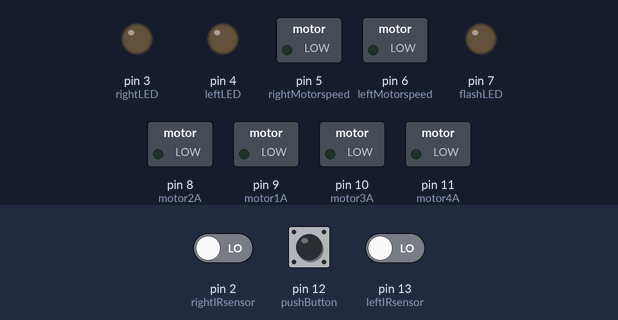
This sketch was run on a simulated Arduino Uno, built with avr-gcc and run on an emulated ATmega328P. On the bench: switched loads named in the sketch (green lamp = pin HIGH), output pins drawn as LEDs (lit = HIGH). Dashed ring = blinking. Inputs (shaded band) come from the test bench; at power-on: pin 12 (pushButton) LOW, pin 2 (rightIRsensor) LOW, pin 13 (leftIRsensor) LOW.

Above: at 1.2 s.
1.3 s: pin 12 (pushButton) pulled HIGH for 0.15 s
At 1.54 s:
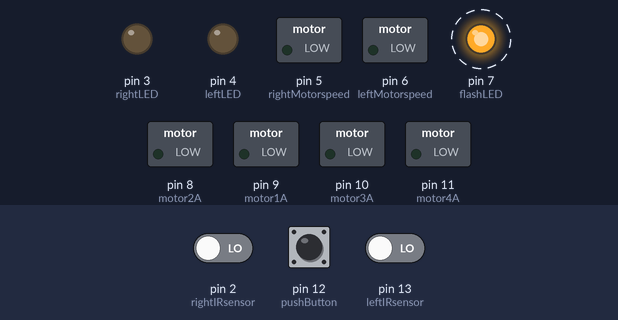
4.3 s: pin 2 (rightIRsensor) driven HIGH
At 5.2 s:
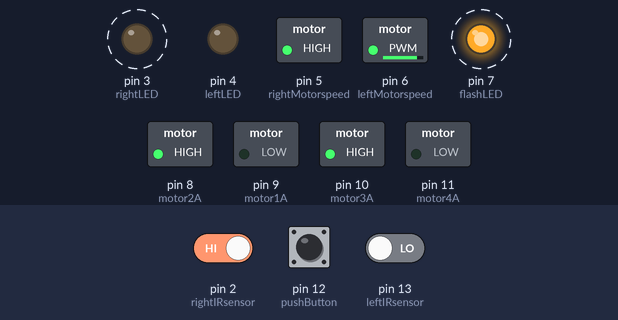
7.3 s: pin 13 (leftIRsensor) driven HIGH
At 7.55 s:
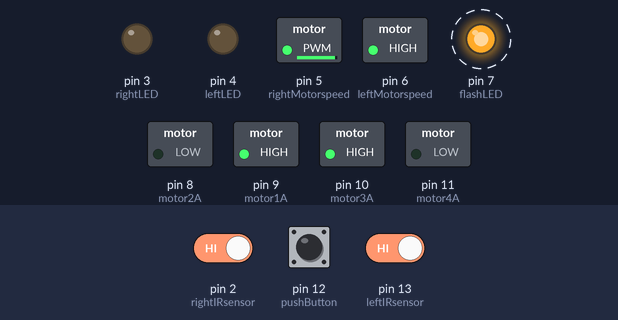
10.3 s: pin 12 (pushButton) pulled HIGH for 1 s
At 11.6 s:
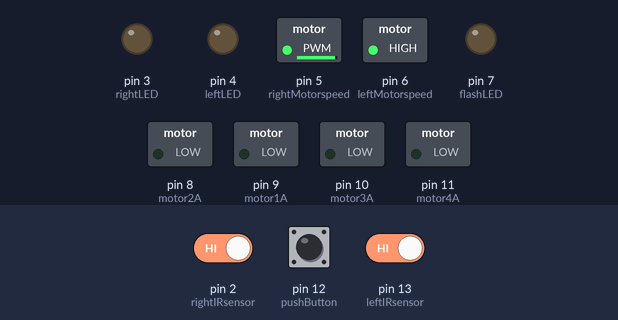
12.8 s: pin 12 (pushButton) pulled HIGH for 3.2 s
At 13.04 s:
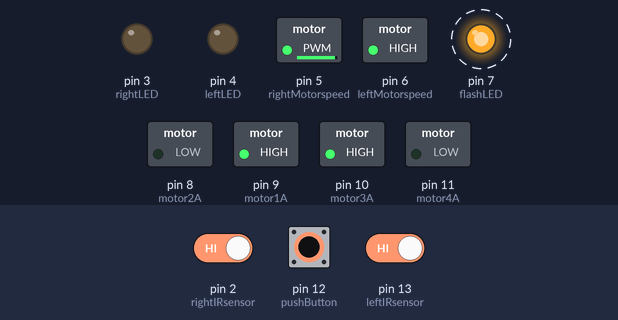
17.5 s: pin 2 (rightIRsensor) driven LOW
At 18.5 s:
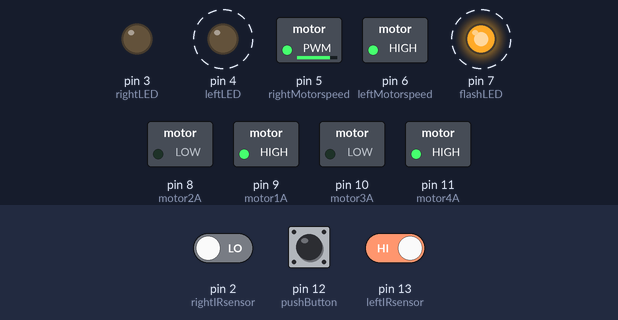
Timing chart, 0 to 21.5 s (numbered marks = the images above; inputs shaded):
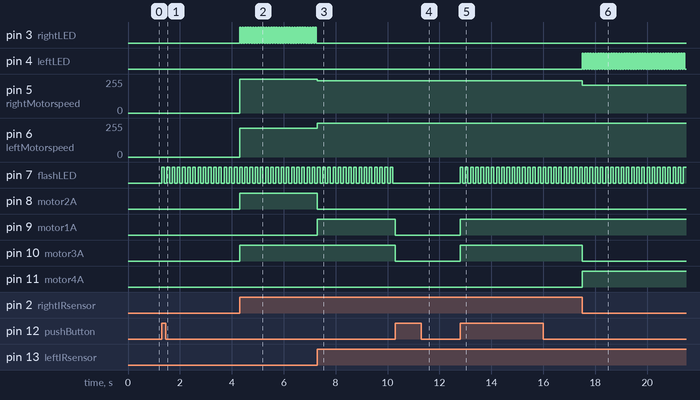

Measured:
- after the input at 1.3 s, pin 7 (flashLED): alternates HIGH for 0.10 s and LOW for 0.10 s, starting at once
- after the input at 4.3 s, pin 3 (rightLED): alternates HIGH for 0.05 s and LOW for 0.05 s, starting at once; pin 5 (rightMotorspeed): 0/255 → 255/255 at once; pin 6 (leftMotorspeed): 0/255 → 215/255 at once; pin 8 (motor2A), pin 10 (motor3A): LOW → HIGH at once
- after the input at 7.3 s, pin 3 (rightLED): stops changing and stays LOW; pin 5 (rightMotorspeed): 255/255 → 241/255 at once; pin 6 (leftMotorspeed): 215/255 → 255/255 at once; pin 8 (motor2A): HIGH → LOW at once; pin 9 (motor1A): LOW → HIGH at once
- after the input at 10.3 s, pin 7 (flashLED): stops changing and stays LOW; pin 9 (motor1A), pin 10 (motor3A): HIGH → LOW at once
- after the input at 12.8 s, pin 7 (flashLED): alternates HIGH for 0.10 s and LOW for 0.10 s, starting at once; pin 9 (motor1A), pin 10 (motor3A): LOW → HIGH at once
- after the input at 17.5 s, pin 4 (leftLED): alternates HIGH for 0.05 s and LOW for 0.05 s, starting at once; pin 5 (rightMotorspeed): 241/255 → 210/255 at once; pin 10 (motor3A): HIGH → LOW at once; pin 11 (motor4A): LOW → HIGH at once

The sketch:

Line_Following_Robot.ino
```cpp
/* Author: Sathu. K and Thanushkanth. S
 * Teacher: Mr. Rai
 * Date: January 24th, 2023
 *
 * Description: This program will allow the robot to follow the black line using the ir sensors as input and based of those
 * values the 2 DC motors will rotate in a certain direction and speed by the H bridge to stay on the black line to successfully
 * complete a lap around the track in the most time effiecnt way. There are constant blinking lights and blinking lights when
 * turning. The push button acts as a start top switch for the robot.
 */


// initialize variable for middle blue LED as an integer, which is connected to pin 7 on the circuit
const int flashLED = 7;

// initialize variable for right LED as an integer, which is connected to pin 3 on the circuit
const int rightLED = 3;

// initialize variable for left LED as an integer, which is connected to pin 4 on the circuit
const int leftLED =4;

// Initialize variable to set the left led state in a off position
int stateLeftLED = LOW;

// Initialize variable to set the right led state in a off position
int stateRightLED = LOW;

// Initialize variable to set the middle blue led state in a off position
int stateFlashLED = LOW;

// A variable that hold time are unsigned long as it will be too big to store in the int function

unsigned long flashLastMillis = 0; // will store the last time middle blue LED state was updated
unsigned long rightLastMillis = 0; // will store the last time right LED state was updated
unsigned long leftLastMillis = 0; // will store the last time left LED state was updated

// 100ms interval in which the middle bllue LED will blink at
const long flashInterval = 100;

// 50ms interval in which the the left and right led will blink at
const long turnInterval = 50;

// initialize variable for the push button as an integer, which is connected to pin 12 on the circuit
const int pushButton   = 12;

// initialize variable for motor1A as an integer, which is connected to pin 9 on the circuit
const int motor1A      = 9;
// initialize variable for motor2A as an integer, which is connected to pin 8 on the circuit
const int motor2A      = 8;
// initialize variable for motor3A as an integer, which is connected to pin 10 on the circuit
const int motor3A      = 10;
// initialize variable for motor4A as an integer, which is connected to pin 11 on the circuit
const int motor4A      = 11;

// These lines define and initialize constants for the speed of the left and right motors.
const int leftMotorspeed = 6;
const int rightMotorspeed = 5;

// These lines define constants for the pins connected to the left and right IR sensors. These sensors are used to detect the line.
const int leftIRsensor  = 13;
const int rightIRsensor = 2;

//These lines define variables for the speed of the right and left motors.
//These variables can be adjusted to control the speed of the robot.

int rightWheelSpeed = 241; // Controlled by the right enable pin
int leftWheelSpeed = 255; // Controlled by the left enable pin

// define variables for the speed of the left and right wheels when the robot is turning.
int leftTurningSpeed = 255; // Controlled by the left enable pin
int rightTurningSpeed = 255; // Controlled by the right enable pin

// define variables for the speed of the left and right wheels when the robot is moving in backward direction.
int leftBackwardSpeed = 215;
int rightBackwardSpeed = 210;

int pushbuttoncounter = 0; //Creates a variable to keep count of button presses
int stateofbutton =  0; //Creates a variable to see the current state of the button
int previousButtonState = 0; //Creates a varaible to see the previous state of the button


void setup() {

// The flashLED, rightLED and leftLED pins are set as OUTPUT, which allows the robot to
// control the state of these LEDs.
pinMode(flashLED, OUTPUT);
pinMode(rightLED, OUTPUT);
pinMode(leftLED, OUTPUT);


// The motor1A, motor2A, motor3A and motor4A pins are set as OUTPUT,
// which allows the robot to control the speed and direction of the motors.
pinMode(motor1A, OUTPUT);
pinMode(motor2A, OUTPUT);
pinMode(motor3A, OUTPUT);
pinMode(motor4A, OUTPUT);


// The pushButton pin is set as INPUT, which allows the robot to read the state of the push button.
pinMode(pushButton, INPUT);

// The leftIRsensor and rightIRsensor pins are set as INPUT, which allows the robot to read the state of the IR sensors.
pinMode(leftIRsensor, INPUT);
pinMode(rightIRsensor, INPUT);

}

void loop() {

stateofbutton = digitalRead(pushButton); //Updates the variable to read pushbutton


  if (stateofbutton != previousButtonState) { //If the current state of the button does not equal to the previous state of the button,
                                              //which in short means if the button has been pressed, it will do the code below. Else, it
                                              //it will do nothing and continue to line 130 and below.

    if (stateofbutton == 1) { //If the state of the button equals to 1, it will do the code below
      pushbuttoncounter++; //increases the push button counter by 1

    }

    else {     //Else if the state of button does not equal to 1, meaning 0, it will do the code below (nothing).

      // Doesn't add anything (you can remove this else statement but its just for understanding).

    }

  }

  previousButtonState = stateofbutton; //saves the recent state of the button as the last state
                                       //the next time the loop runs

 /*If pushbuttoncounter value divided by 2 gives us a REMAINDER VALUE that does equal to 0, robot
    will stay off, doing nothing and than looping back. If anything else, meaning remainder value does
    not equal to 0, robot will follow the code below the else statement. */

  if (pushbuttoncounter % 2 == 0) {

    // The Led on the left,right and flash LED will be set to low
      digitalWrite(leftLED,LOW);
      digitalWrite(rightLED,LOW);
      digitalWrite(flashLED,LOW);

// All motors will be set in a low postion to make the robot stop
      digitalWrite(motor1A,LOW);
      digitalWrite(motor2A,LOW);
      digitalWrite(motor3A,LOW);
      digitalWrite(motor4A,LOW);

  }


  else {

// The first two lines read the state of the left and right IR sensors and store the values
// in the variables "leftsensorValue" and "rightsensorValue" respectively.
    int leftsensorValue = digitalRead(leftIRsensor);
    int rightsensorValue = digitalRead(rightIRsensor);

// initializes a variable "flashRecentMillis" to store the current value of the millis() function.
   unsigned long flashRecentMillis = millis();

// The following block of code is a conditional statement that checks if the time elapsed since the
// last execution of this block is greater than or equal to the value of the "flashInterval" variable.

  if (flashRecentMillis - flashLastMillis >= flashInterval){

// If the condition is true, the "flashLastMillis" variable is updated to the current value of millis().
    flashLastMillis = flashRecentMillis;

// The next conditional statement checks the current state of the flash LED, if it's LOW,
// it sets it to HIGH otherwise it sets it to LOW.
    if (stateFlashLED == LOW) {
      stateFlashLED = HIGH;
    }
    else {
      stateFlashLED = LOW;
    }
// This line writes the current state of the flash LED to the flashLED pin.
  digitalWrite(flashLED, stateFlashLED);
  }

// This code is a conditional statement that checks the values of the
// "rightsensorValue" and "leftsensorValue" variables to determine the robot's
// position on the line.

// If both "rightsensorValue" and "leftsensorValue" are equal to 1, it means that the robot is on the line.

    if((rightsensorValue == 1) && (leftsensorValue == 1))
    {
// If the conditional statement is true the following lines of code turn off the right and left LED,
// this might be indicating the robot is on the line.

      digitalWrite(rightLED,LOW);
      digitalWrite(leftLED,LOW);

// It then sets the state of the motor1A and motor3A pins to HIGH and the state of the
// motor2A and motor4A pins to LOW,  this makes the robot move forward.
      digitalWrite (motor1A,HIGH);
      digitalWrite(motor2A,LOW);
      digitalWrite (motor3A,HIGH);
      digitalWrite(motor4A,LOW);

// The next lines set the speed of the left and right motors using the
// "analogWrite" function, which sets the speed of the motors to the values
// stored in the "leftWheelSpeed" and "rightWheelSpeed" variables respectively.

      analogWrite(leftMotorspeed, leftWheelSpeed);
      analogWrite(rightMotorspeed, rightWheelSpeed);


      }

//  If the "rightsensorValue" is equal to 1 and "leftsensorValue"
// is equal to 0, it means that the robot is on the right side of the line.
    else if((rightsensorValue == 1) && (leftsensorValue == 0))
    {

// If the conditional statement is true the following lines of code turn off
// the left LED, indicating that the robot is on the right side of the line.
      digitalWrite(leftLED,LOW);

// It then sets the state of the motor1A pin to LOW, motor2A pin to HIGH,
// motor3A pin to HIGH and motor4A pin to LOW, which makes the robot turn left.
      digitalWrite(motor1A,LOW);
      digitalWrite(motor2A,HIGH);
      digitalWrite(motor3A,HIGH);
      digitalWrite(motor4A,LOW);

// The next lines set the speed of the left and right motors using the "analogWrite"
//function, which sets the speed of the left motors to the value stored in the
//"leftBackwardSpeed" variable and the speed of the right motors to the value stored in
//the "rightTurningSpeed" variable.

      analogWrite(leftMotorspeed, leftBackwardSpeed);
      analogWrite(rightMotorspeed, rightTurningSpeed);

// The following block of code is a conditional statement that checks if the time elapsed
// since the last execution of this block is greater than or equal to the value of the
// "turnInterval" variable.

          unsigned long rightRecentMillis = millis();

      if (rightRecentMillis - rightLastMillis >= turnInterval){

// If the condition is true, the "rightLastMillis" variable is updated to the current value of millis().
        rightLastMillis = rightRecentMillis;

// The next conditional statement checks the current state of the right LED,
// if it's LOW, it sets it to HIGH otherwise it sets it to LOW.

        if (stateRightLED == LOW) {
          stateRightLED = HIGH;
        }
        else {
          stateRightLED = LOW;
        }
// This line writes the current state of the right LED to the rightLED pin
      digitalWrite(rightLED, stateRightLED);


          }

    }


// if the "rightsensorValue" is equal to 0 and "leftsensorValue" is equal to 1,
// it means that the robot is on the left side of the line.
    else if((rightsensorValue == 0) && (leftsensorValue == 1))
    {
// If the condition is true the following code runs and turns off the right LED, this indicates
// the robot is on the left side of the line.

      digitalWrite(rightLED,LOW);

// It then sets the state of the motor1A pin to HIGH, motor2A pin to LOW,
// motor3A pin to LOW and motor4A pin to HIGH,this makes the robot turn right.

      digitalWrite(motor1A,HIGH);
      digitalWrite(motor2A,LOW);
      digitalWrite(motor3A,LOW);
      digitalWrite(motor4A,HIGH);

// The next lines set the speed of the left and right motors using
// the "analogWrite" function, which sets the speed of the left motors to
// the value stored in the "leftTurningSpeed" variable and the speed of
// the right motors to the value stored in the "rightBackwardSpeed" variable.

      analogWrite (leftMotorspeed, leftTurningSpeed);
      analogWrite (rightMotorspeed, rightBackwardSpeed);

// The following block of code is a conditional statement that checks if
// the time elapsed since the last execution of this block is greater than or
// equal to the value of the "turnInterval" variable.

         unsigned long leftRecentMillis = millis();

    if (leftRecentMillis - leftLastMillis >= turnInterval){

// If the condition is true, the "leftLastMillis" variable is updated to the current value of millis().
    leftLastMillis = leftRecentMillis;

// The next conditional statement checks the current state of the left LED, if it's LOW,
// it sets it to HIGH otherwise it sets it to LOW.
    if (stateLeftLED == LOW) {
      stateLeftLED = HIGH;
    }
    else {
      stateLeftLED = LOW;
    }
// This line writes the current state of the left LED to the leftLED pin.
  digitalWrite(leftLED, stateLeftLED);


    }

      }
// If all the if and else if statements are false the following code will run
    else
    {

// The Led on the left and right side will be set to low
      digitalWrite(leftLED,LOW);
      digitalWrite(rightLED,LOW);

// All motors will be set in a low postion to make the robot stop
      digitalWrite(motor1A,LOW);
      digitalWrite(motor2A,LOW);
      digitalWrite(motor3A,LOW);
      digitalWrite(motor4A,LOW);

      }

  }
}
```
